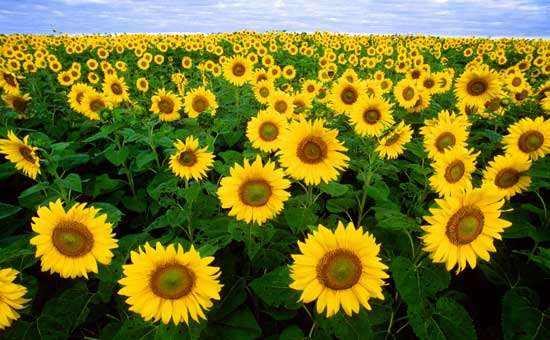
#> input picture gyak6/flowers.jpg, 550 x 340 px
$ python gyak6_gyakorlo.py
#> lines starting #> are read from the running program, lines starting #| are printed output that depends on the picture
#> further down, image is the input picture: shape (340, 550, 3); mean R, G, B 115.5, 113.9, 38.6
import numpy as np
import matplotlib.pyplot as plt
import matplotlib.image as img

def arfolyamok():
    res = np.zeros(20)
    in_file = open("arfolyam.txt","r")
    i = 0
    for line in in_file:
        nums = line.split()
        for n in nums:
            res[i] = n
            i += 1
    return res

def convert_to_grayscale(image):
    return image[:,:,0] * 0.2989 + image[:,:,1] * 0.5870 + image[:,:,2] * 0.1140
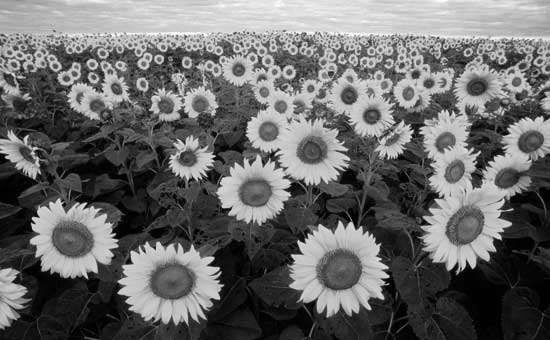
#> returned value: shape (340, 550) float64; min 0, max 254.2, mean 105.8

def bin_img(image):
    avg = np.mean(image)
    for i in range(image.shape[0]):
        for j in range(image.shape[1]):
            if image[i,j]>avg:
                image[i,j] = 255
            else:
                image[i, j] = 0
    return image

def reverse_intens(image):
    for i in range(image.shape[0]):
        for j in range(image.shape[1]):
            image[i, j]=255-image[i, j]
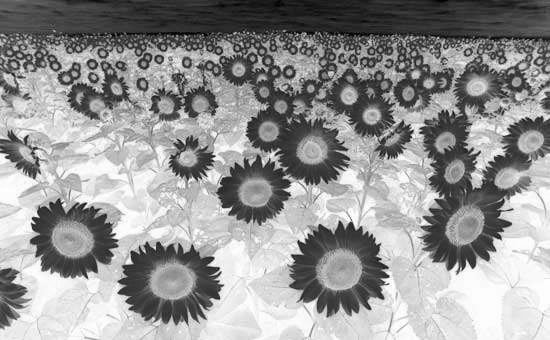
#> image: shape (340, 550) float64; min 0.824, max 255, mean 149.2
    return image


# [21 lines of commented-out code are left out]
image=img.imread("flowers.jpg")
gray =convert_to_grayscale(image)
reversed_img=reverse_intens(gray)
plt.imshow(reversed_img,cmap="gray")
plt.show()
